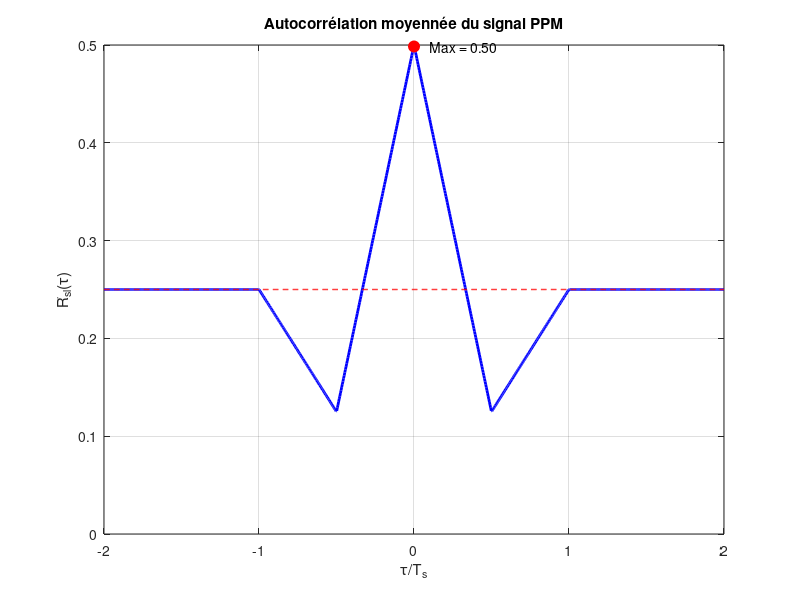

Reproduce this figure in MATLAB.
clear; close all; clc; %affichage majoritairement fait par l'ia, cela coincide bien avec la pratique

% Paramètres
Ts = 1; % Normalisation à Ts = 1 pour simplicité
N = 1000; % Nombre de points
tau = linspace(-2*Ts, 2*Ts, N); % Vecteur des décalages tau

% Définition de p(t) biphase
p = @(t) (-0.5).*(t>=0 & t<Ts/2) + (0.5).*(t>=Ts/2 & t<Ts);

% Calcul de l'autocorrélation Rp(tau)
Rp = zeros(size(tau));
for i = 1:length(tau)
    % Intégrale de p(u)*p(u+tau(i)) de -∞ à +∞
    % En pratique, p(t) est non-nul seulement sur [0,Ts]
    % donc l'intégrale est sur [0,Ts-|tau|] si |tau|<Ts
    
    if abs(tau(i)) < Ts
        % Points d'intégration
        u = linspace(0, Ts, 1000);
        integrand = p(u) .* p(u + tau(i));
        Rp(i) = trapz(u, integrand);
    else
        Rp(i) = 0;
    end
end

% Autocorrélation moyennée R̃sl(tau) = 0.25 + Rp(tau)
R_tilde = 0.25 + Rp;

% Tracé
figure('Position', [100 100 800 600]);
plot(tau/Ts, R_tilde, 'b-', 'LineWidth', 2);
hold on;
plot(tau/Ts, 0.25*ones(size(tau)), 'r--', 'LineWidth', 1); % Ligne de base
grid on;
xlabel('\tau/T_s');
ylabel('R̃_{sl}(\tau)');
title('Autocorrélation moyennée du signal PPM');
ylim([0 0.5]);

% Marquage des points importants
plot(0, R_tilde(N/2), 'ro', 'MarkerSize', 8, 'MarkerFaceColor', 'r');
text(0.1, R_tilde(N/2), sprintf('Max = %.2f', R_tilde(N/2)));

% Valeurs théoriques attendues
fprintf('Valeur en τ=0: R̃sl(0) = %.3f\n', R_tilde(N/2));
fprintf('Valeur asymptotique: R̃sl(∞) = 0.25\n');
